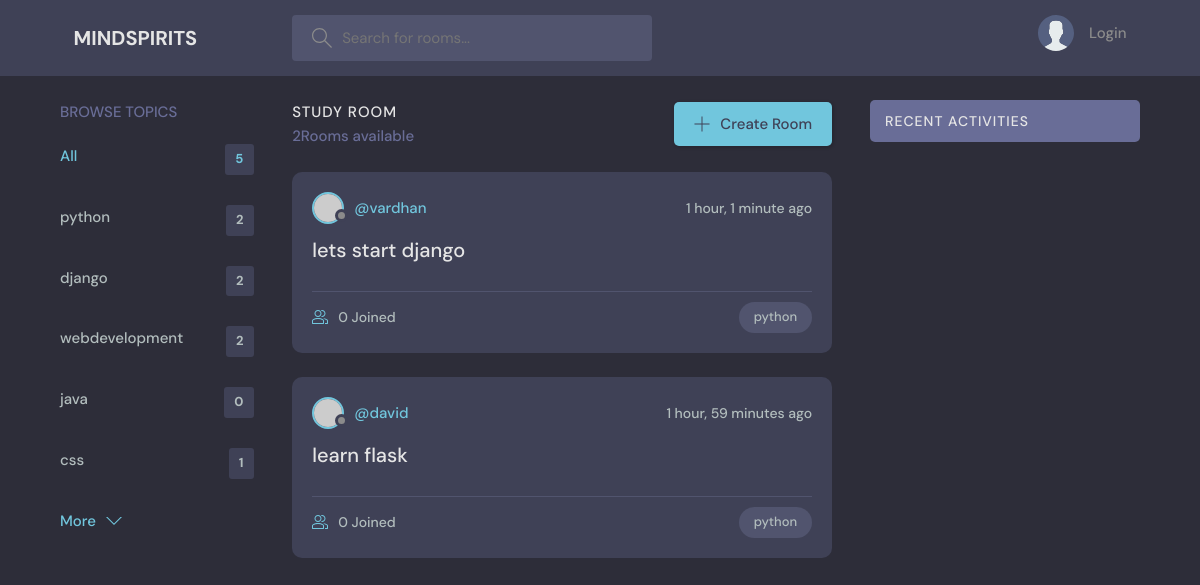
The page /?q=python on the database its author committed.
### base/models.py (models this page shows, shortened)
class topic(models.Model):
    name=models.CharField(max_length=200)

class Room(models.Model):
    host=models.ForeignKey(User,on_delete=models.SET_NULL,null=True)
    topic=models.ForeignKey(topic,on_delete=models.SET_NULL,null=True)
    name=models.CharField(max_length=200)
    description=models.TextField(null=True,blank=True)
    participants=models.ManyToManyField(User,related_name='participants',blank=True)
    updated=models.DateTimeField(auto_now=True)
    created=models.DateTimeField(auto_now_add=True)
    class Meta:
        ordering=['-updated','-created']

### base/views.py (the view)
# urls.py: path('',views.homemain,name='home'),
def homemain(request):
    q=request.GET.get('q') if request.GET.get('q') != None else ''
    rooms=Room.objects.filter(
        Q(topic__name__icontains=q)|
        Q(name__icontains=q) |
        Q(description__icontains=q)
    )
    Topic =topic.objects.all()
    room_count=rooms.count()
    room_messages=message.objects.filter(Q(room__topic__name__icontains=q))
    context = {'rooms': rooms,'topics':Topic,'room_count':room_count,'room_messages':room_messages}
    return render(request,'base/home.html', context)

### base/templates/base/home.html (shortened to what this page needs)
{%extends 'main.html' %}
{%block content%}
<main class="layout layout--3">
  <div class="container">
    {% include 'base/topics_component.html' %}
    <div class="roomList">
      <div class="roomList__header">
        <div>
          <h2>Study Room</h2>
          <p>{{room_count}}Rooms available</p>
        </div>
        <a class="btn btn--main" href="{% url 'create_room' %}">
          <svg version="1.1" xmlns="http://www.w3.org/2000/svg" width="32" height="32" viewBox="0 0 32 32">
            <title>add</title>
            <path
              d="M16.943 0.943h-1.885v14.115h-14.115v1.885h14.115v14.115h1.885v-14.115h14.115v-1.885h-14.115v-14.115z"
            ></path>
          </svg>
          Create Room
        </a>
      </div>
      {%include 'base/feed_component.html' %}
    </div>
    {%include 'base/activity_component.html' %}
  </div>
</main>
{%endblock%}

### base/templates/base/topics_component.html
<div class="topics">
    <div class="topics__header">
        <h2>Browse Topics</h2>
    </div>
    <ul class="topics__list">
        <li>
        <a href="{%url 'home' %}" class="active">All <span>{{topics.count}}</span></a>
        </li>
        {%for topic in topics %}
        <li>
        <a href="{% url 'home' %}?q={{topic.name}}">{{topic.name}} <span>{{topic.room_set.all.count}}</span></a>
        </li>
        {%endfor%}
    </ul>
    <a class="btn btn--link" href="topics.html">
        More
        <svg version="1.1" xmlns="http://www.w3.org/2000/svg" width="32" height="32" viewBox="0 0 32 32">
        <title>chevron-down</title>
        <path d="M16 21l-13-13h-3l16 16 16-16h-3l-13 13z"></path>
        </svg>
    </a>
</div>

### base/templates/base/feed_component.html (shortened to what this page needs)
{% for room in rooms %}
<div class="roomListRoom">
    <div class="roomListRoom__header">
      <a href="{%url 'user-profile' room.host.id %}" class="roomListRoom__author">
        <div class="avatar avatar--small">
          <img src="https://randomuser.me/api/portraits/women/11.jpg" />
        </div>
        <span>@{{room.host.username}}</span>
      </a>
      <div class="roomListRoom__actions">
        <span>{{room.created|timesince}} ago</span>
      </div>
    </div>
    <div class="roomListRoom__content">
      <a href="{%url 'room' room.id %}">{{room.name}}</a>
    </div>
    <div class="roomListRoom__meta">
      <a href="{%url 'room' room.id %}" class="roomListRoom__joined">
        {{room.participants.all.count}} Joined
      </a>
      <p class="roomListRoom__topic">{{room.topic.name}}</p>
    </div>
</div>
{%endfor%}

### static/styles/style.css (style rules this page uses)
:root { --color-main: #71c6dd; --color-main-light: #e1f6fb; --color-dark: #3f4156; --color-dark-medium: #51546e; --color-dark-light: #696d97; --color-light: #e5e5e5; --color-gray: #8b8b8b; --color-light-gray: #b2bdbd; --color-bg: #2d2d39; --color-success: #5dd693; --color-error: #fc4b0b; }
* { font-family: "DM Sans", -apple-system, BlinkMacSystemFont, "Segoe UI", Roboto, Oxygen, Ubuntu, Cantarell, "Open Sans", "Helvetica Neue", sans-serif; margin: 0; padding: 0; box-sizing: border-box; text-rendering: optimizeLegibility; font-size: inherit; }
html { font-size: 56.25%; }
@media only screen and (min-width: 1200px) { html { font-size: 62.5%; } }
body { line-height: 1.6; font-weight: 400; font-size: 1.5rem; color: var(--color-light-gray); background-color: var(--color-bg); min-height: 100vh; }
img { width: 100%; }
a { display: inline-block; color: var(--color-main); text-decoration: none; }
.container { max-width: 120rem; width: 90%; margin: auto; }
.btn { background-color: transparent; border: none; display: inline-flex; align-items: center; gap: 1rem; cursor: pointer; transition: all ease-in-out 0.3s; padding: 1rem 2rem; border-radius: 5px; box-shadow: 1px 1px 3px 1px rgba(0, 0, 0, 0.15); font-weight: 500; }
.btn--link { border-radius: 0; padding: 0; color: var(--color-main); box-shadow: none; }
.btn--main { background-color: var(--color-main); color: var(--color-dark); }
.btn > svg { fill: currentColor; width: 1.6rem; height: 1.6rem; }
.avatar { position: relative; display: inline-block; border-radius: 50%; border: 2px solid var(--color-main); }
.avatar img { display: block; border-radius: 50%; object-fit: cover; object-position: center; }
.avatar::after { content: ""; display: block; position: absolute; background-color: var(--color-gray); z-index: 111; border-radius: 50%; border: 0.3rem solid var(--color-dark); }
.avatar.avatar--small img { width: 2.8rem; height: 2.8rem; }
.avatar.avatar--small:after { width: 0.7rem; height: 0.7rem; bottom: 0px; right: -6px; }
.layout { margin-top: 2.4rem; }
.layout > .container { display: flex; justify-content: space-between; align-items: flex-start; }
.layout--3 > .container > div:first-child { flex-basis: 18%; max-width: 22.5rem; }
.layout--3 > .container > div:nth-child(2) { flex-basis: 50%; }
.topics__header { margin-bottom: 2rem; }
.topics__header h2 { text-transform: uppercase; font-weight: 500; color: var(--color-dark-light); }
.topics__list { list-style: none; }
.topics__list li a { display: flex; justify-content: space-between; margin-bottom: 3rem; font-weight: 500; color: var(--color-light-gray); transition: all 0.3s ease-in-out; }
.topics__list li a.active, .topics__list li a:hover { color: var(--color-main); }
.topics__list li a span { padding: 0.5rem 1rem; background-color: var(--color-dark); border-radius: 3px; font-size: 1.3rem; font-weight: 700; letter-spacing: 1px; }
.roomList__header { display: flex; justify-content: space-between; align-items: center; margin-bottom: 2.4rem; }
.roomList__header h2 { text-transform: uppercase; font-weight: 500; color: var(--color-light); letter-spacing: 1px; }
.roomList__header p { font-weight: 500; color: var(--color-dark-light); }
.roomListRoom { margin-bottom: 2.4rem; background-color: var(--color-dark); border-radius: 1rem; padding: 2rem; }
.roomListRoom__header { display: flex; justify-content: space-between; align-items: center; }
.roomListRoom__author { font-weight: 500; display: flex; align-items: center; gap: 1rem; }
.roomListRoom__actions { display: flex; align-items: flex-start; gap: 1rem; position: relative; }
.roomListRoom__actions span { font-size: 1.4rem; font-weight: 500; }
.roomListRoom__content { margin: 1rem 0; }
.roomListRoom__content a { font-size: 2rem; font-weight: 500; margin-bottom: 1.5rem; color: var(--color-light); transition: all 0.3s ease-in-out; }
.roomListRoom__meta { border-top: 1px solid var(--color-dark-medium); padding-top: 1rem; display: flex; align-items: center; justify-content: space-between; }
.roomListRoom__joined { color: var(--color-light-gray); display: flex; align-items: center; gap: 1rem; font-size: 1.4rem; font-weight: 500; }
.roomListRoom__joined svg { fill: var(--color-main); width: 1.6rem; height: 1.6rem; }
.roomListRoom__topic { padding: 5px 1.5rem; background-color: var(--color-dark-medium); border-radius: 5rem; font-weight: 500; font-size: 1.3rem; }

### rows shown on the page
topic: name "python", room_set.all.count "2"
topic: name "django", room_set.all.count "2"
topic: name "webdevelopment", room_set.all.count "2"
topic: name "java", room_set.all.count "0"
topic: name "css", room_set.all.count "1"
Room: host.username "vardhan", created "1 hour, 1 minute", name "lets start django", participants.all.count "0", topic.name "python"
Room: host.username "david", created "1 hour, 59 minutes", name "learn flask", participants.all.count "0", topic.name "python"

### other values the page prints
{{ topics.count }} "5"
{{ room_count }} "2"
